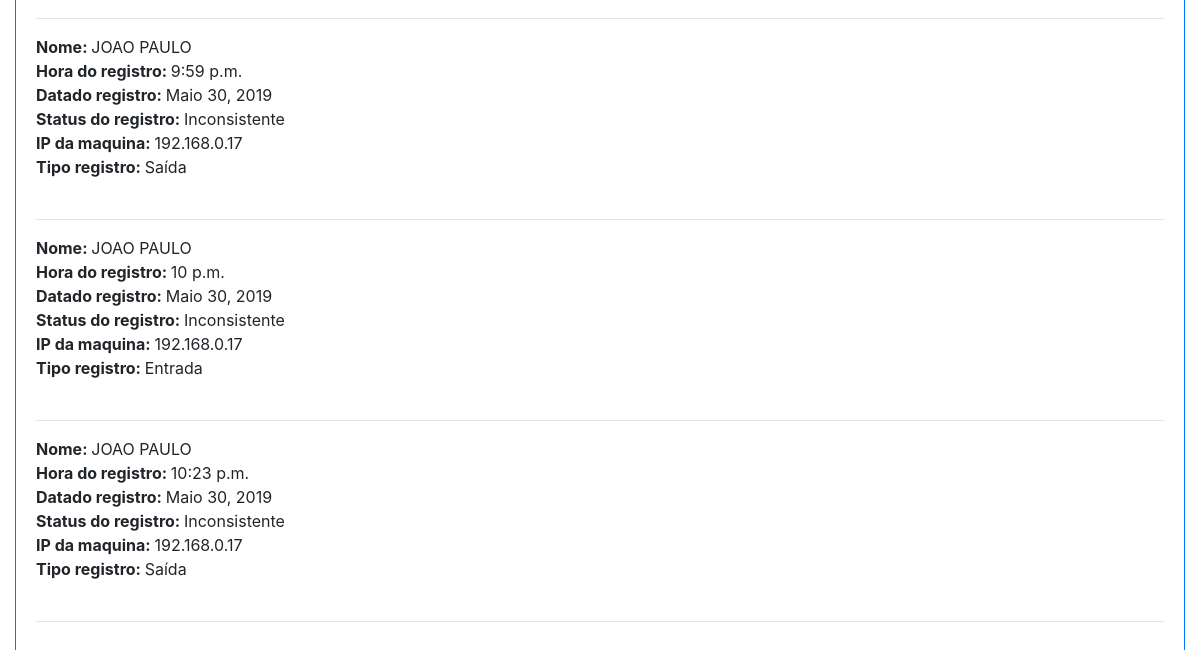
Before: /relatorio/relatorio/inconsistentes/1/ (signed in, lower part) with the older database file.
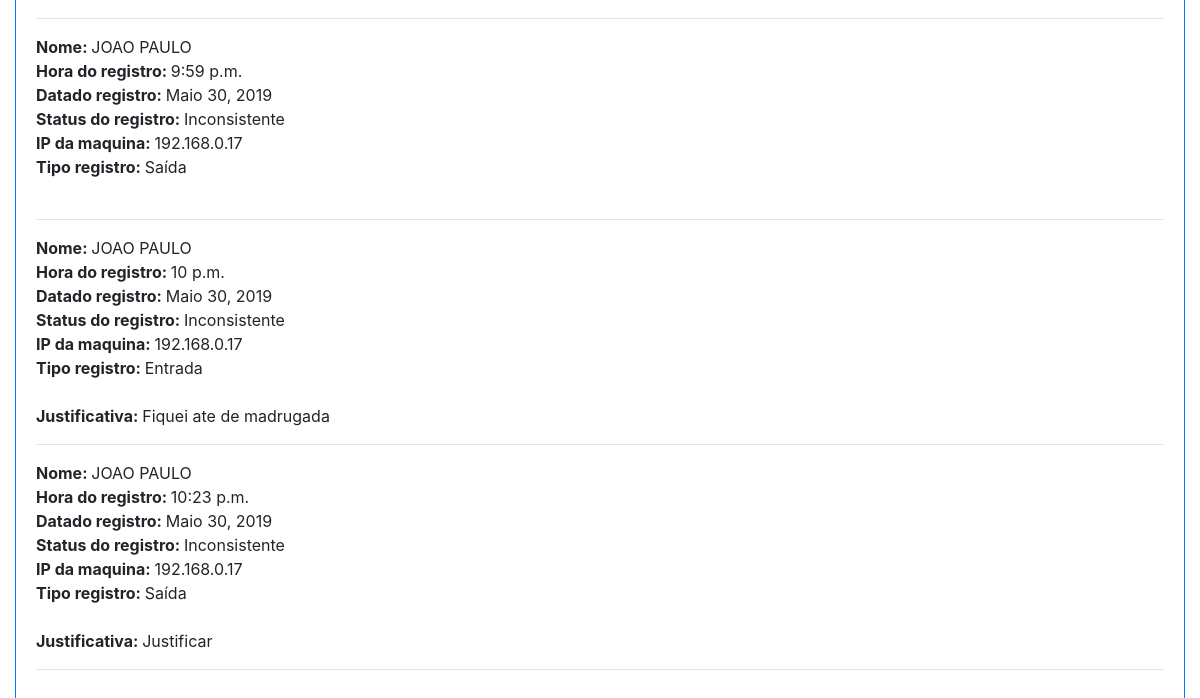
After: the same page with the newer database file.
### app_ponto/models.py (models this page shows, shortened)
class Frequencia(models.Model):
    funcionario = models.ForeignKey(Funcionario, on_delete=models.SET_NULL, blank=True, null=True, verbose_name='Funcionário')
    hora_ponto = models.TimeField('Hora de entrada 1', blank=True, null=True)
    tipo_ponto = models.ForeignKey(TipoPonto, on_delete=models.SET_NULL, blank=True, null=True, verbose_name='Tipo ponto')
    data_resgistro = models.DateField('Data do registro', auto_now_add=True, blank=True, null=True)
    status_ponto = models.ForeignKey(StatusPonto, on_delete=models.SET_NULL, blank=True, null=True, verbose_name='Status ponto')
    ip_registro = models.CharField(max_length=20, default=pegar_ip(), editable=False, blank=True, null=True)
    juntificativa = models.TextField(blank=True, null=True)

class Funcionario(models.Model):
    usuario = models.OneToOneField(User, on_delete=models.SET_NULL, blank=True, null=True, verbose_name='Usuário')
    lider = models.ForeignKey('Funcionario', on_delete=models.SET_NULL, blank=True, null=True, verbose_name='Chefe Imediato')
    cargo = models.ForeignKey(CargoFuncionario, on_delete=models.SET_NULL, blank=True, null=True, verbose_name='Cargo do funcionário')
    conf_hora = models.ForeignKey(ConfiguracaoHora, on_delete=models.SET_NULL, blank=True, null=True, verbose_name='Configuração da hora')
    nome = models.CharField('Nome do funcionário', max_length=128)

class StatusPonto(models.Model):
    descricao = models.CharField('Descrição', max_length=128)
    def __str__(self):
        return self.descricao

class TipoPonto(models.Model):
    descricao = models.CharField('Descrição', max_length=128)
    def __str__(self):
        return self.descricao

### app_ponto/views.py (the view)
# urls.py: path('relatorio/relatorio/inconsistentes/<int:funcionario_id>/', relatorio_pontos_inconsistentes, name='relatorio_inconsistentes'),
@login_required
def relatorio_pontos_inconsistentes(request, funcionario_id):
    frequencia_inconsistente = Frequencia.objects.filter(funcionario=funcionario_id, status_ponto=2)
    func = Funcionario.objects.get(pk=funcionario_id)
    return render(request, 'app_ponto/relatorio_pontos_inconsistentes.html', {'frequencia_inconsistente': frequencia_inconsistente, 'func': func})

### app_ponto/templates/app_ponto/relatorio_pontos_inconsistentes.html (shortened to what this page needs)
{% if user.is_authenticated %}
<!DOCTYPE html>
<html>
<head>
    <link rel="stylesheet" href="https://stackpath.bootstrapcdn.com/bootstrap/4.3.1/css/bootstrap.min.css"
>
</head>
<body>
<div class="container col-md-12" style="margin-top: 10px">
    <div class="card border-primary mb-3">
        <div class="card-body">
            <br>
            <div>
                {% for frequencia in frequencia_inconsistente %}
                    <div>
                        <b>Nome: </b>{{ frequencia.funcionario.nome }}
                        <br>
                        <b>Hora do registro: </b>{{ frequencia.hora_ponto }}
                        <br>
                        <b>Datado registro: </b>{{ frequencia.data_resgistro }}
                        <br>
                        <b>Status do registro: </b>{{ frequencia.status_ponto }}
                        <br>
                        <b>IP da maquina: </b>{{ frequencia.ip_registro }}
                        <br>
                        <b>Tipo registro: </b> {{ frequencia.tipo_ponto }}
                    </div>
                    <br>
                    {% if frequencia.juntificativa != Null %}
                        <p><b> Justificativa: </b>{{ frequencia.juntificativa }}</p>
                    {% endif %}
                    <hr>
                {% endfor %}
            </div>
        </div>
    </div>
</body>
</html>
{% endif %}

Changed rows visible on the page:
changed Frequencia "Entrada": juntificativa (not shown) → "Fiquei ate de madrugada"
changed Frequencia: juntificativa (not shown) → "Justificar"
